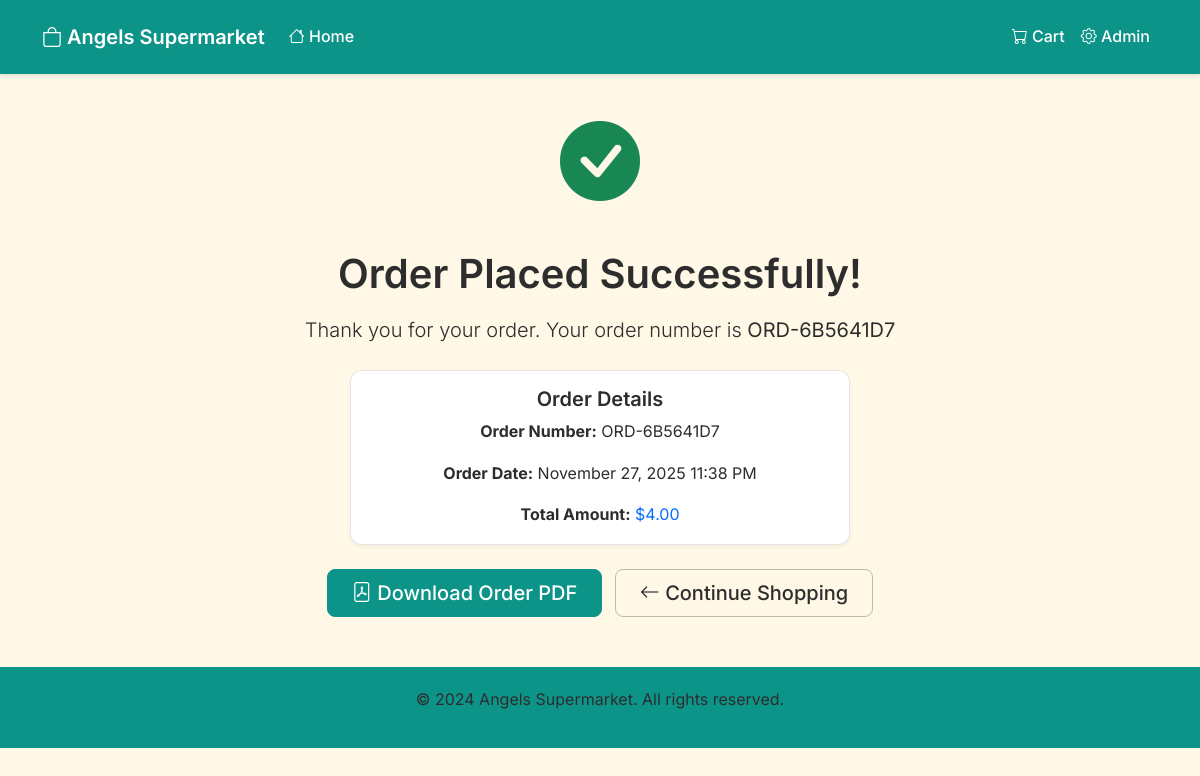
/order/1/success/, run on the app's committed database.
### shop/models.py (models this page shows, shortened)
class Order(models.Model):
    order_number = models.CharField(max_length=50, unique=True, editable=False)
    created_at = models.DateTimeField(auto_now_add=True)
    total_amount = models.DecimalField(max_digits=10, decimal_places=2)
    items = models.JSONField(default=dict)  # Store order items as JSON
    class Meta:
        ordering = ['-created_at']

### shop/views.py (the view)
# urls.py: path('order/<int:order_id>/success/', views.order_success, name='order_success'),
def order_success(request, order_id):
    order = get_object_or_404(Order, pk=order_id)
    context = {
        'order': order,
    }
    return render(request, 'shop/order_success.html', context)

### shop/templates/shop/order_success.html (shortened to what this page needs)
{% extends 'shop/base.html' %}
{% block content %}
<div class="text-center">
    <div class="mb-4">
        <i class="bi bi-check-circle-fill text-success" style="font-size: 5rem;"></i>
    </div>
    <h1 class="mb-3">Order Placed Successfully!</h1>
    <p class="lead mb-4">Thank you for your order. Your order number is <strong>{{ order.order_number }}</strong></p>
    <div class="card mx-auto" style="max-width: 500px;">
        <div class="card-body">
            <h5 class="card-title">Order Details</h5>
            <p class="card-text"><strong>Order Number:</strong> {{ order.order_number }}</p>
            <p class="card-text"><strong>Order Date:</strong> {{ order.created_at|date:"F d, Y g:i A" }}</p>
            <p class="card-text"><strong>Total Amount:</strong> <span class="text-primary">${{ order.total_amount|floatformat:2 }}</span></p>
        </div>
    </div>
    <div class="mt-4">
        <a href="{% url 'download_order_pdf' order.id %}" class="btn btn-primary btn-lg me-2">
            <i class="bi bi-file-pdf"></i> Download Order PDF
        </a>
        <a href="{% url 'product_list' %}" class="btn btn-outline-secondary btn-lg">
            <i class="bi bi-arrow-left"></i> Continue Shopping
        </a>
    </div>
</div>
{% endblock %}

### shop/templates/shop/base.html (style rules this page uses)
:root { --primary-teal: #0D9488; --primary-teal-hover: #14B8A6; --text-dark: #2D2D2D; --bg-cream: #FFF8E7; --bg-beige: #F5F5DC; }
* { font-family: 'Inter', 'Poppins', -apple-system, BlinkMacSystemFont, 'Segoe UI', Roboto, 'Helvetica Neue', Arial, sans-serif; }
body { background-color: var(--bg-cream); color: var(--text-dark); font-weight: 400; line-height: 1.6; }
h1, h2, h3, h4, h5, h6 { color: var(--text-dark); font-weight: 600; }
p, span, div, td, th, label, .card-text, .card-title { color: var(--text-dark); }
.card { background-color: white; border: 1px solid rgba(0,0,0,0.1); border-radius: 12px; box-shadow: 0 2px 4px rgba(0,0,0,0.05); }
.card-body { color: var(--text-dark); }
.card-title { font-weight: 600; }
a { color: var(--primary-teal); text-decoration: none; transition: color 0.2s; }
.btn { border-radius: 8px; font-weight: 500; padding: 0.5rem 1.5rem; transition: all 0.2s; }
.btn-primary { background-color: var(--primary-teal); border-color: var(--primary-teal); color: white; }
.btn-outline-secondary { border-color: rgba(45, 45, 45, 0.3); color: var(--text-dark); }

### data on the page
Order: order_number "ORD-6B5641D7", created_at "November 27, 2025 11:38 PM", total_amount "4.00"
